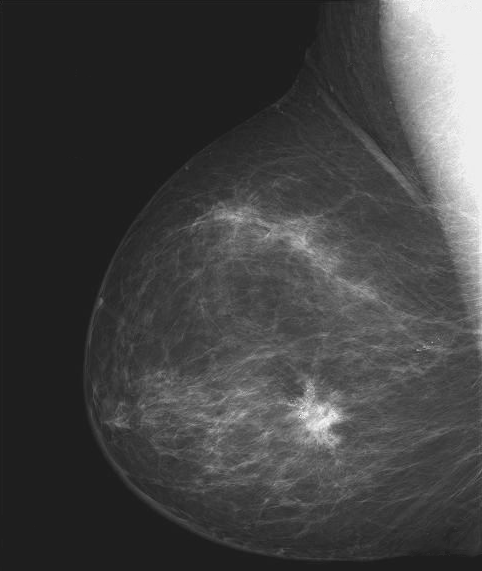
%> input picture Lab3-Intensity-transformation-main/assets/breastXray.tif, 482 x 571 px
$ octave week3.m   (GNU Octave 9; MATLAB toolbox functions it lacks are replaced by stand-ins)
%> lines starting %> are read from the running program, lines starting %| are printed output that depends on the picture
%% Importing an image
clear all

imfinfo('../assets/breastXray.tif')
f = imread('../assets/breastXray.tif');
%> f is the input picture: size 571x482 uint8; min 21, max 255, mean 66.7
imshow(f)

%% Check the dimensions of f
f(3,10)
%> ans = 28
imshow(f(1:241,:)) % Show only top half

imshow(f(:, round(end/2)+1:end)) % Show only right half

% Minimum and maximum intensities
[fmin, fmax] = bounds(f(:))
%> fmin = 21; fmax = 255

%% Negative image
g1 = imadjust(f, [0 1], [1 0])
figure
montage({f, g1})

% Gamma correction
g2 = imadjust(f, [0.5 0.75], [0 1]);
g3 = imadjust(f, [ ], [ ], 2);
figure
montage({g2,g3})

%% Contrast stretching transformation
clear all
close all

f = imread('../assets/bonescan-front.tif');
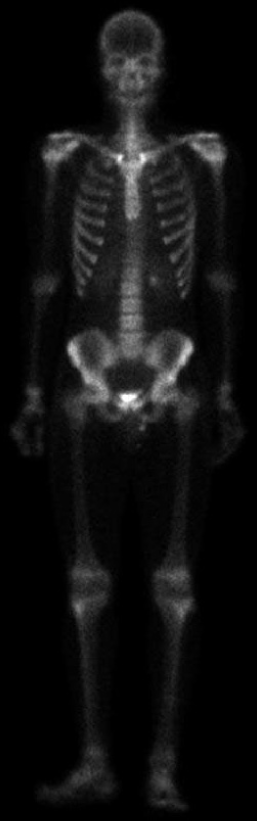
%> input picture Lab3-Intensity-transformation-main/assets/bonescan-front.tif, 513 x 1641 px (shown at 1/2 size)
%> f is the input picture: size 1641x513 uint8; min 0, max 255, mean 16.7
r = double(f);
k = mean2(r);
%> k = 16.73
E = 0.9;
s = 1 ./ (1.0 + (k ./ (r + eps)) .^ E);
g = uint8(255*s);
imshowpair(f, g, "montage")

%% Contrast enhacement using histogram
clear all
close all

f=imread('../assets/pollen.tif');
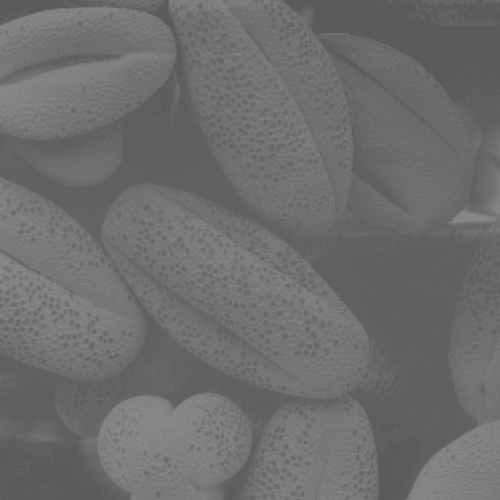
%> input picture Lab3-Intensity-transformation-main/assets/pollen.tif, 500 x 500 px
%> f is the input picture: size 500x500 uint8; min 91, max 138, mean 109.1
imshow(f)

figure
imhist(f);
%> figure, not shown here; highest point at x = 96, y = 19078

% Stretch intensity
close all

g=imadjust(f,[0.3 0.55]);
%> g: size 500x500 uint8
montage({f, g})

figure
imhist(g);
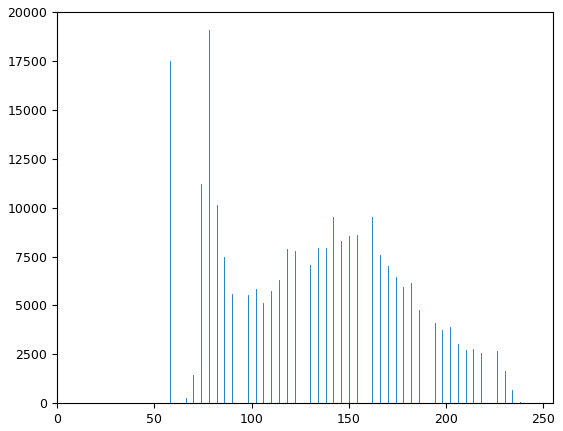
%> figure redrawn from the program's plot data; highest point at x = 78, y = 19078

% PDF and CDF
g_pdf = imhist(g) ./ numel(g);
%> g_pdf = 256 values, max 0.0763 at index 79, min 0 at index 1, mean 0.00391
g_cdf = cumsum(g_pdf);
%> g_cdf = 256 values from 0 to 1

close all

figure
imshow(g);

figure
subplot(1,2,1)
plot(g_pdf)
subplot(1,2,2)
plot(g_cdf)
%> figure, not shown here; panel 1: curve peaks at x = 79, y = 0.0763; panel 2: curve peaks at x = 247, y = 1


% Histogram equalisation
x = linspace(0, 1, 256);

figure
plot(x, g_cdf)
axis([0 1 0 1])

set(gca, 'xtick', 0:0.2:1)
set(gca, 'ytick', 0:0.2:1)

xlabel('Input intensity values', 'fontsize', 9)
ylabel('Output intensity values', 'fontsize', 9)
title('Transformation function', 'fontsize', 12)
%> figure, not shown here; curve peaks at x = 0.965, y = 1

% Plots of all three images
h = histeq(g,256);

close all

montage({f, g, h})
figure;
subplot(1,3,1); imhist(f);
subplot(1,3,2); imhist(g);
subplot(1,3,3); imhist(h);

%% Noise-reduction with low pass filter
clear all
close all

f = imread('../assets/noisyPCB.jpg');
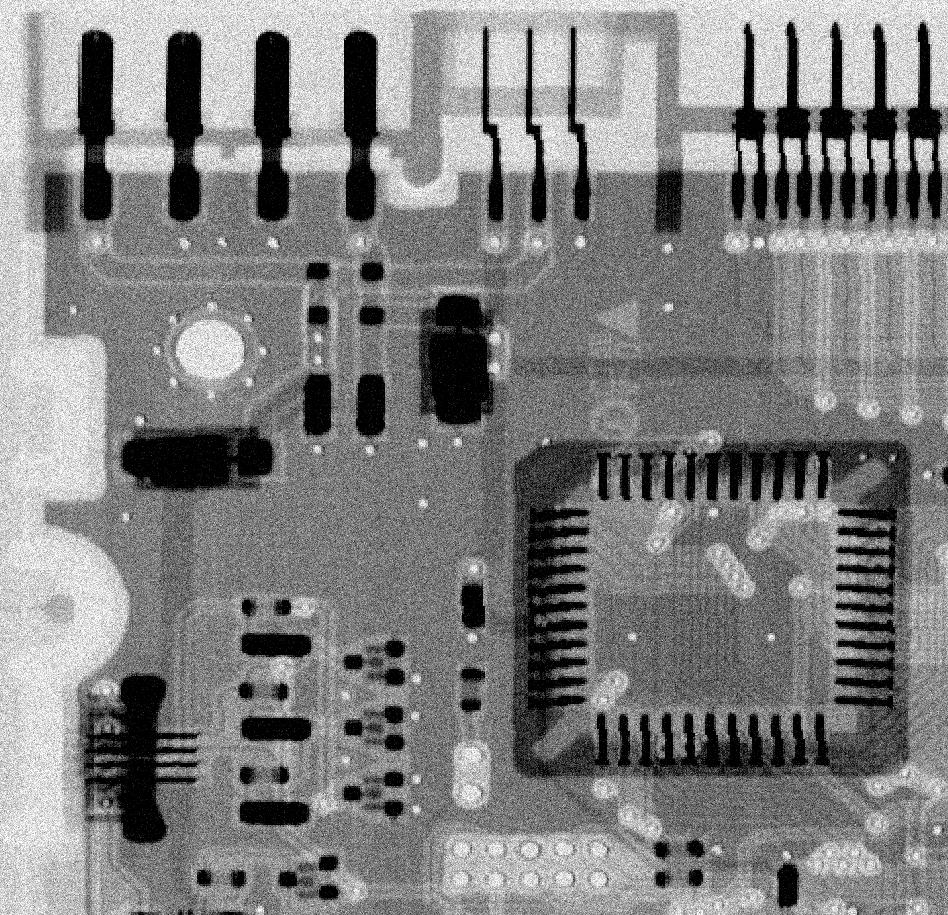
%> input picture Lab3-Intensity-transformation-main/assets/noisyPCB.jpg, 948 x 915 px
%> f is the input picture: size 915x948 uint8; min 0, max 255, mean 128
imshow(f)

% Box and Gaussian filters
w_box = fspecial('average', [9 9])
w_gauss = fspecial('Gaussian', [7 7], 1.0)

% Apply filters
g_box = imfilter(f, w_box, 0);
g_gauss = imfilter(f, w_gauss, 0);
figure
montage({f, g_box, g_gauss})

%% Median filtering
g_median = medfilt2(f, [7 7], 'zero');
figure; montage({f, g_median})

%% Sharpening the image with Laplacian, Sobel and Unsharp filters
clear all
close all

f = imread('../assets/moon.tif');
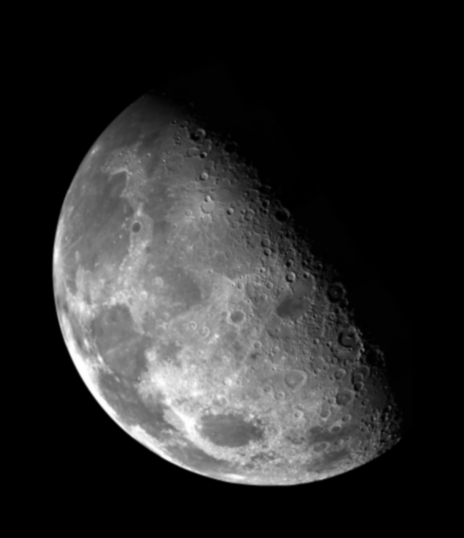
%> input picture Lab3-Intensity-transformation-main/assets/moon.tif, 464 x 538 px
%> f is the input picture: size 538x464 uint8; min 0, max 254, mean 42.6
imshow(f)

% Laplacian
w_lap = fspecial('laplacian', 0.2);
g_lap = imfilter(f, w_lap, 0);
figure
montage({f, g_lap})

% Sobel
w_sobel = fspecial('sobel');
g_sobel = imfilter(f, w_sobel, 0);
figure
montage({f, g_sobel})

% Unsharp
w_unsharp = fspecial('unsharp', 0.5);
g_unsharp = imfilter(f, w_unsharp, 0);
figure
montage({f, g_unsharp})

%% Improve contrast of lake&tree.png
clear all
close all

f = imread('../assets/lake&tree.png');
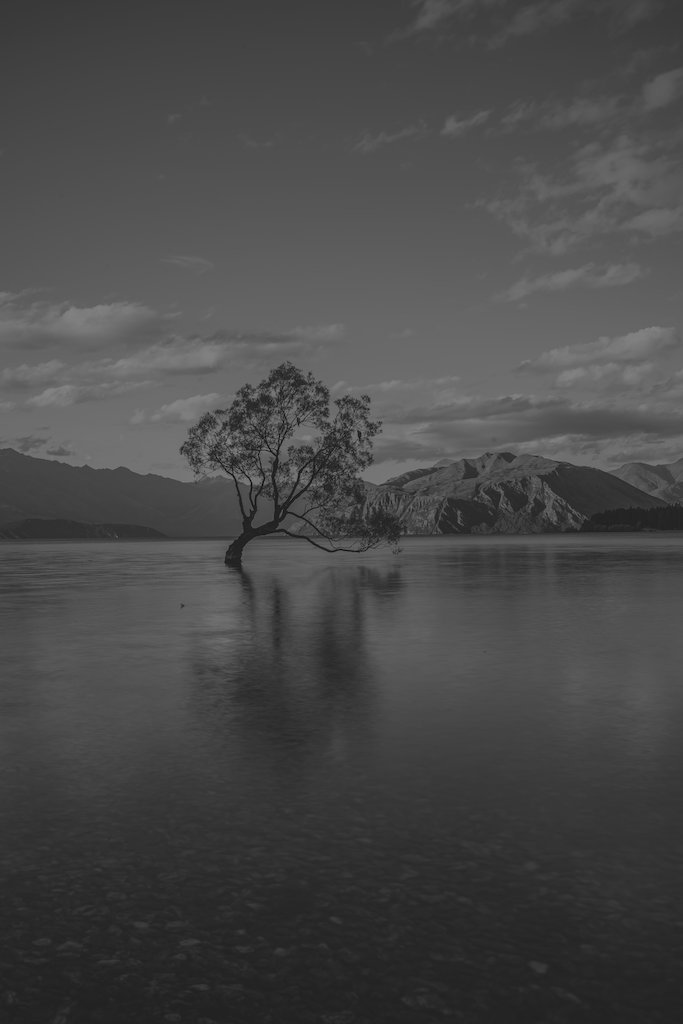
%> input picture Lab3-Intensity-transformation-main/assets/lake&tree.png, 683 x 1024 px
%> f is the input picture: size 1024x683 uint8; min 0, max 135, mean 72.5
imshow(f)

g = imadjust(f);
%> g: size 1024x683 uint8
figure
montage({f, g})
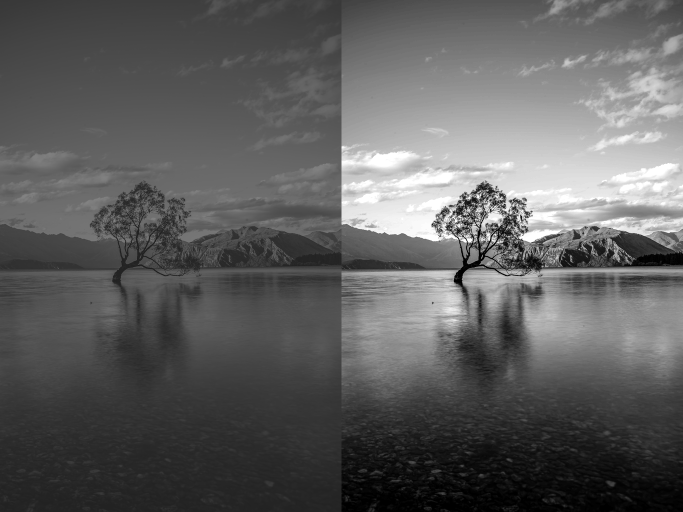
%> displayed picture: size 1024x1366, on the screen's scale of 0 to 255 (shown at 1/2 size); min 0, max 255, mean 94.5

%% Find edges in circles.tif using Sobel
clear all
close all

%> (the run ends here)
